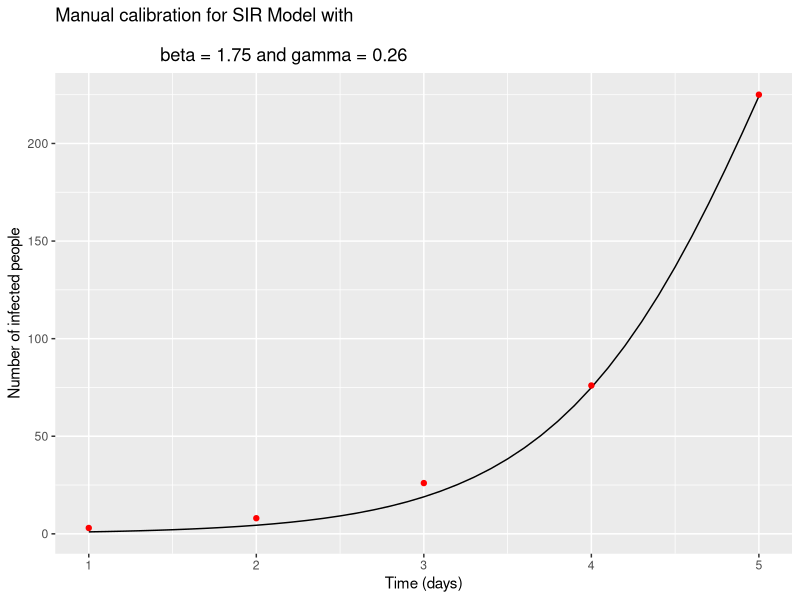

R code for this plot:
# INFECTIOUS dISEASE MODELLING
# Module 2 e-tivity 5 - Manual Calibration of a SIR Model part 1

library(deSolve)  # solves the model
library(reshape2) # changes hte shape of the model output
library(ggplot2)  # plots

data <- data.frame(time = 1:5,
                   number_infected = c(3,8,26,76,225))

ini_state <- c(S = 762,
               I = 1,
               R = 0)

parameters <- c(beta = 1.75,
                gamma = 1/3.8)

times <- seq(from = 1, to = 5, by = 0.1)

sir_model <- function (time, state, parameters) {
  
  with(as.list(c(state, parameters)), {
    
    N <- S + I + R
    
    lambda <- beta*I/N
    
    dS <- -lambda*S
    dI <- lambda*S - gamma*I
    dR <- gamma*I
    
    return(list(c(dS, dI, dR)))
  })
}

output <- as.data.frame(ode(y = ini_state,
                            times = times,
                            func = sir_model,
                            parms = parameters))

graf <- ggplot() +
  geom_line(data = output,
            aes(x = time, y = I)) + # Plot of the estimated parameters
  geom_point(data = data,
             aes(x = time, y = number_infected),
             colour = "red") + # Plot of data
  xlab("Time (days)") + ylab("Number of infected people") +
  labs(title = paste("Manual calibration for SIR Model with\n
                     beta =", round(parameters["beta"], 2), "and gamma =", round(parameters["gamma"], 2)))

print(graf)
